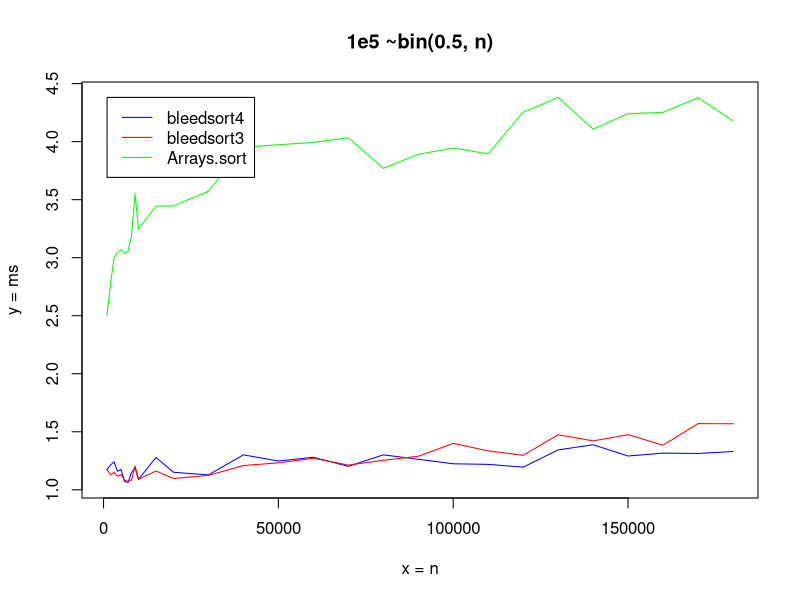
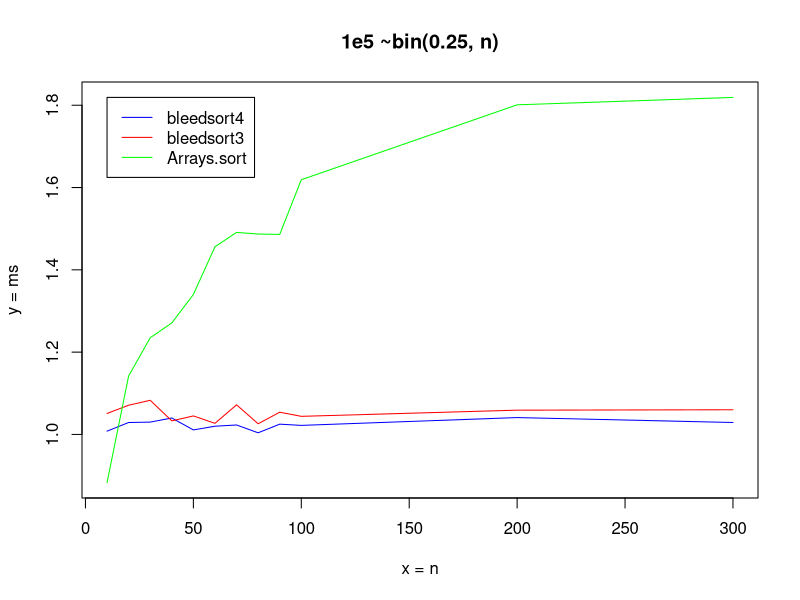
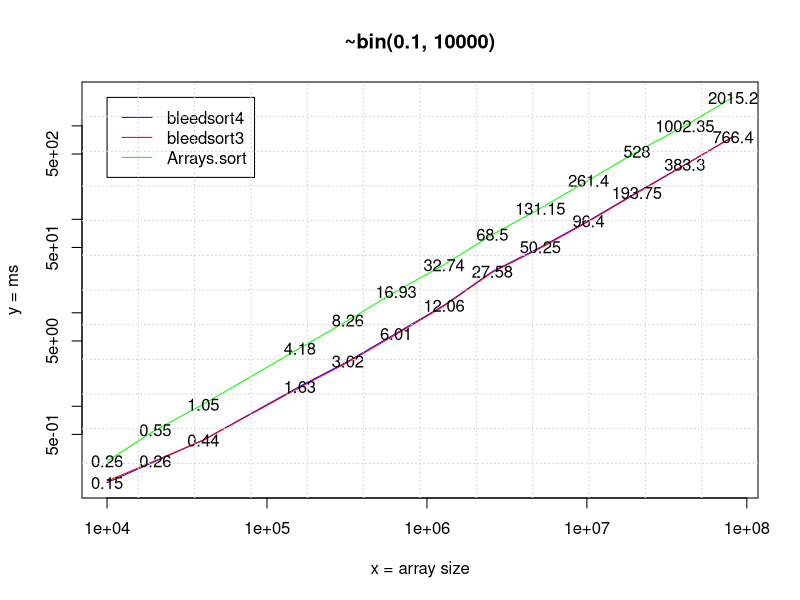
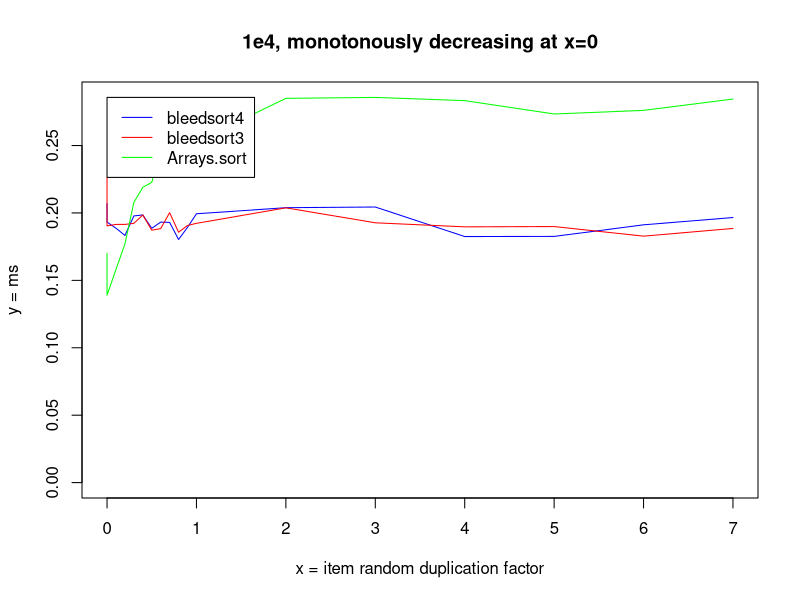
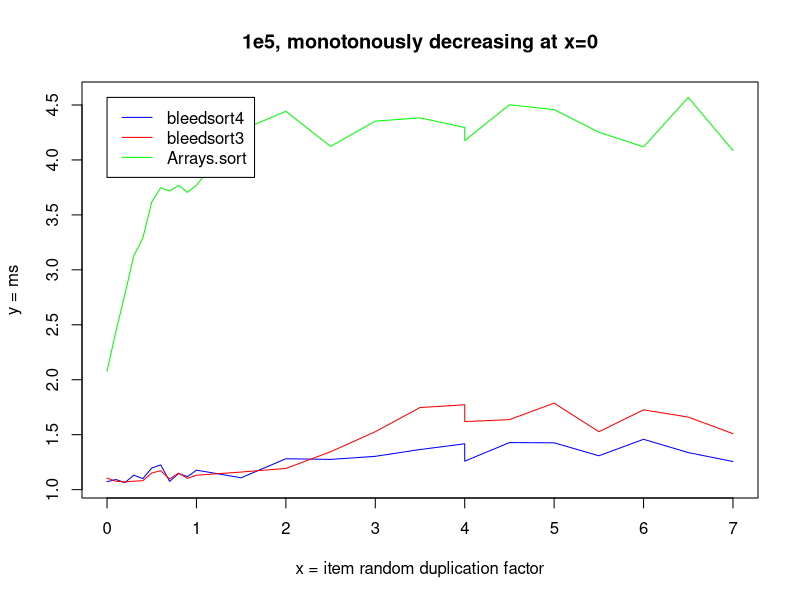
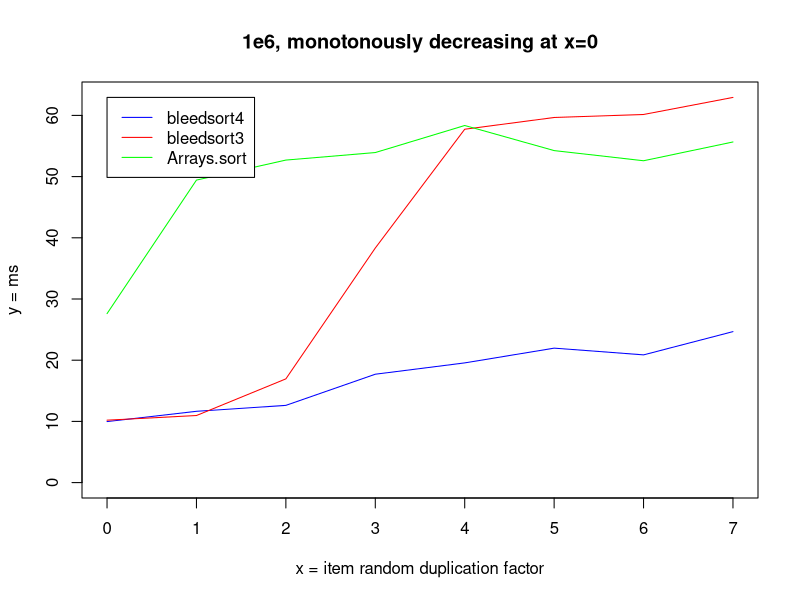
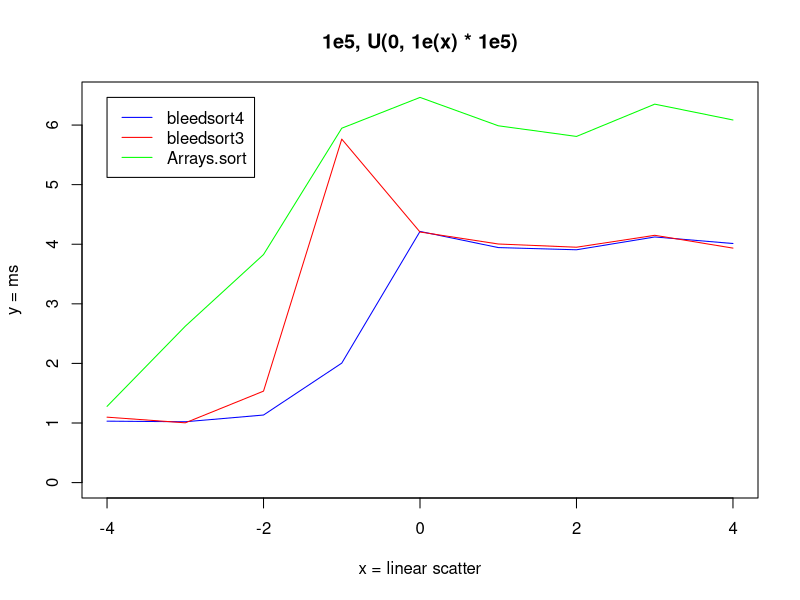
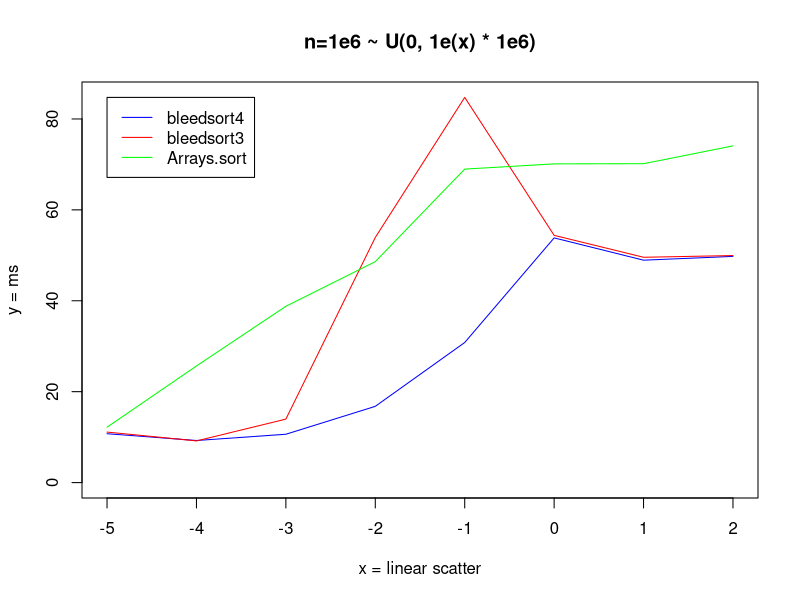

Write R code to recreate these figures, in order.
cols = c(rgb(0,0,1,1), rgb(1,0,0,1), rgb(0,1,0,1))

t = read.table("bin-100000.csv", header=FALSE, sep=',')
x = t$V22
xlab = "x = n"
ylab = "y = ms"
lbl = "1e5 ~bin(0.5, n)"

ymax = max(max(t$V2),max(t$V4),max(t$V6))
ymin = min(min(t$V2),min(t$V4),min(t$V6))
plot(x, t$V4, col=cols[1], ylim=c(ymin,ymax), type="l", xlab="", ylab="")
lines(x, t$V2, col=cols[2])
lines(x, t$V6, col=cols[3])
legend(min(x), ymax, c("bleedsort4", "bleedsort3", "Arrays.sort"), col=cols, lty=c(1,1))
title(main=lbl, xlab=xlab, ylab=ylab)





cols = c(rgb(0,0,1,1), rgb(1,0,0,1), rgb(0,1,0,1))

t = read.table("bin-025-1e5.csv", header=FALSE, sep=' ')
x = t$V21
xlab = "x = n"
ylab = "y = ms"
lbl = "1e5 ~bin(0.25, n)"

ymax = max(max(t$V2),max(t$V4),max(t$V6))
ymin = min(min(t$V2),min(t$V4),min(t$V6))
plot(x, t$V4, col=cols[1], ylim=c(ymin,ymax), type="l", xlab="", ylab="")
lines(x, t$V2, col=cols[2])
lines(x, t$V6, col=cols[3])
legend(min(x), ymax, c("bleedsort4", "bleedsort3", "Arrays.sort"), col=cols, lty=c(1,1))
title(main=lbl, xlab=xlab, ylab=ylab)





t = read.table("bin-01-n.csv", header=FALSE, sep=' ')
x = t$V9
xlab = "x = array size"
ylab = "y = ms"
lbl = "~bin(0.1, 10000)"

ymax = max(max(t$V2),max(t$V4),max(t$V6))
ymin = min(min(t$V2),min(t$V4),min(t$V6))
plot(x, t$V4, log="xy", col=cols[1], ylim=c(ymin,ymax), type="l", xlab="", ylab="")
lines(x, t$V2, col=cols[2])
lines(x, t$V6, col=cols[3])
legend(min(x), ymax, c("bleedsort4", "bleedsort3", "Arrays.sort"), col=cols, lty=c(1,1))
title(main=lbl, xlab=xlab, ylab=ylab)
text(x, t$V4, round(t$V4, 2), cex=1)
text(x, t$V6, round(t$V6, 2), cex=1)
grid(12,12)



cols = c(rgb(0,0,1,1), rgb(1,0,0,1), rgb(0,1,0,1))

t = read.table("decr-1e4.csv", header=FALSE)
x = t$V11
xlab = "x = item random duplication factor"
ylab = "y = ms"
lbl = "1e4, monotonously decreasing at x=0"

ymax = max(max(t$V2),max(t$V4),max(t$V6))
ymin = 0  #min(min(t$V2),min(t$V4),min(t$V6))
plot(x, t$V4, col=cols[1], ylim=c(ymin,ymax), type="l", xlab="", ylab="")
lines(x, t$V2, col=cols[2])
lines(x, t$V6, col=cols[3])
legend(min(x), ymax, c("bleedsort4", "bleedsort3", "Arrays.sort"), col=cols, lty=c(1,1))
title(main=lbl, xlab=xlab, ylab=ylab)





cols = c(rgb(0,0,1,1), rgb(1,0,0,1), rgb(0,1,0,1))

t = read.table("decr-1e5.csv", header=FALSE)
x = t$V11
xlab = "x = item random duplication factor"
ylab = "y = ms"
lbl = "1e5, monotonously decreasing at x=0"

ymax = max(max(t$V2),max(t$V4),max(t$V6))
ymin = min(min(t$V2),min(t$V4),min(t$V6))
plot(x, t$V4, col=cols[1], ylim=c(ymin,ymax), type="l", xlab="", ylab="")
lines(x, t$V2, col=cols[2])
lines(x, t$V6, col=cols[3])
legend(min(x), ymax, c("bleedsort4", "bleedsort3", "Arrays.sort"), col=cols, lty=c(1,1))
title(main=lbl, xlab=xlab, ylab=ylab)




cols = c(rgb(0,0,1,1), rgb(1,0,0,1), rgb(0,1,0,1))

t = read.table("decr-1e6.csv", header=FALSE)
x = t$V11
xlab = "x = item random duplication factor"
ylab = "y = ms"
lbl = "1e6, monotonously decreasing at x=0"

ymax = max(max(t$V2),max(t$V4),max(t$V6))
ymin = 0  #min(min(t$V2),min(t$V4),min(t$V6))
plot(x, t$V4, col=cols[1], ylim=c(ymin,ymax), type="l", xlab="", ylab="")
lines(x, t$V2, col=cols[2])
lines(x, t$V6, col=cols[3])
legend(min(x), ymax, c("bleedsort4", "bleedsort3", "Arrays.sort"), col=cols, lty=c(1,1))
title(main=lbl, xlab=xlab, ylab=ylab)




cols = c(rgb(0,0,1,1), rgb(1,0,0,1), rgb(0,1,0,1))

t = read.table("rnd-1e5.csv", header=FALSE)
x = log(t$V13, 10)
xlab = "x = linear scatter"
ylab = "y = ms"
lbl = "1e5, U(0, 1e(x) * 1e5)"

ymax = max(max(t$V2),max(t$V4),max(t$V6))
ymin = 0  #min(min(t$V2),min(t$V4),min(t$V6))
plot(x, t$V4, col=cols[1], ylim=c(ymin,ymax), type="l", xlab="", ylab="")
lines(x, t$V2, col=cols[2])
lines(x, t$V6, col=cols[3])
legend(min(x), ymax, c("bleedsort4", "bleedsort3", "Arrays.sort"), col=cols, lty=c(1,1))
title(main=lbl, xlab=xlab, ylab=ylab)




cols = c(rgb(0,0,1,1), rgb(1,0,0,1), rgb(0,1,0,1))

t = read.table("rnd-1e6.csv", header=FALSE)
x = log(t$V13, 10)
xlab = "x = linear scatter"
ylab = "y = ms"
lbl = "n=1e6 ~ U(0, 1e(x) * 1e6)"

ymax = max(max(t$V2),max(t$V4),max(t$V6))
ymin = 0  #min(min(t$V2),min(t$V4),min(t$V6))
plot(x, t$V4, col=cols[1], ylim=c(ymin,ymax), type="l", xlab="", ylab="")
lines(x, t$V2, col=cols[2])
lines(x, t$V6, col=cols[3])
legend(min(x), ymax, c("bleedsort4", "bleedsort3", "Arrays.sort"), col=cols, lty=c(1,1))
title(main=lbl, xlab=xlab, ylab=ylab)




cols = c(rgb(0,0,1,1), rgb(1,0,0,1), rgb(0,1,0,1))

t = read.table("rnd-simil-1e6.csv", header=FALSE)
x = t$V11
xlab = "x = item random duplication factor"
ylab = "y = ms"
lbl = "n=1e6, U(0,1e6) with x * 1e6 random duplications"

ymax = max(max(t$V2),max(t$V4),max(t$V6))
ymin = 0 #min(min(t$V2),min(t$V4),min(t$V6))
plot(x, t$V4, col=cols[1], ylim=c(ymin,ymax), type="l", xlab="", ylab="")
lines(x, t$V2, col=cols[2])
lines(x, t$V6, col=cols[3])
legend(min(x), 20, c("bleedsort4", "bleedsort3", "Arrays.sort"), col=cols, lty=c(1,1))
title(main=lbl, xlab=xlab, ylab=ylab)




t = read.table("rnd-simil-exp-4-1e5.csv", header=FALSE)
x = t$V11
xlab = "x = item random duplication factor"
ylab = "y = ms"
lbl = "n=1e5, U^4(0,1e5) with x * 1e5 random duplications"

ymax = max(max(t$V2),max(t$V4),max(t$V6))
ymin = 0 #min(min(t$V2),min(t$V4),min(t$V6))
plot(x, t$V4, col=cols[1], ylim=c(ymin,ymax), type="l", xlab="", ylab="")
lines(x, t$V2, col=cols[2])
lines(x, t$V6, col=cols[3])
legend(min(x), 20, c("bleedsort4", "bleedsort3", "Arrays.sort"), col=cols, lty=c(1,1))
title(main=lbl, xlab=xlab, ylab=ylab)



t = read.table("skew-07-5e5.csv", header=FALSE)
x = t$V19
xlab = "x = skew iterations"
ylab = "y = ms"
lbl = "n=5e5, skewed"
sub = "for t in [1..x]: pick z from U(0,1) iff z < 0.7^t; return first such t * 5e5"

ymax = max(max(t$V2),max(t$V4),max(t$V6))
ymin = min(min(t$V2),min(t$V4),min(t$V6))
plot(x, t$V4, col=cols[1], ylim=c(ymin,ymax), type="l", xlab="", ylab="")
lines(x, t$V2, col=cols[2])
lines(x, t$V6, col=cols[3])
legend(min(x), 20, c("bleedsort4", "bleedsort3", "Arrays.sort"), col=cols, lty=c(1,1))
title(main=lbl, sub=sub, xlab=xlab, ylab=ylab)
#text(x, t$V4, round(t$V4, 2), cex=.75) text(x, t$V6, round(t$V6, 2), cex=.75)
grid (NULL,NULL, lty = 6, col = "cornsilk2")
